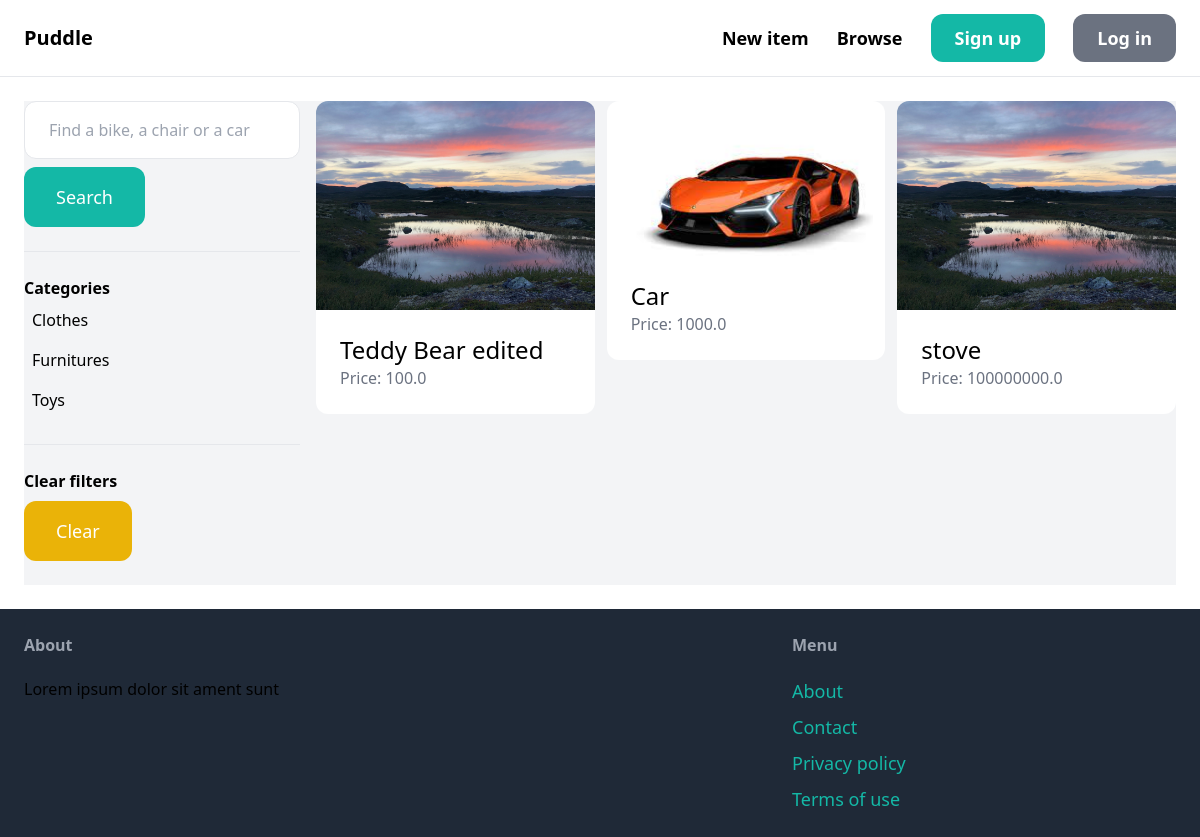
The app's page /items/ with its own data.
### item/models.py (models this page shows, shortened)
class Category(models.Model):
    name = models.CharField(max_length=255)
    class Meta:
        ordering = ('name',)
        verbose_name_plural = "Categories"

class Item(models.Model):
    category = models.ForeignKey(Category, related_name="items", on_delete=models.CASCADE)
    name = models.CharField(max_length=255)
    description = models.TextField(blank=True, null=True)
    price = models.FloatField()
    image = models.ImageField(upload_to="item_images", blank=True, null=True)
    is_sold = models.BooleanField(default=False)
    created_at = models.DateTimeField(auto_now_add=True)
    created_by = models.ForeignKey(User, related_name="items", on_delete=models.CASCADE)

### item/views.py (the view)
# urls.py: path("", views.items, name="items"),
def items(request):
    query = request.GET.get("query", "")
    category_id = request.GET.get("category", 0)
    categories = Category.objects.all()
    items = Item.objects.filter(is_sold=False)
    if category_id:
        items = items.filter(category_id=category_id)
    if query:
        items = items.filter(Q(name__icontains=query) | Q(description__icontains=query)) # case insensitive
    return render(request, "item/items.html", {
        "items": items,
        "query": query,
        "categories": categories,
        "category_id": int(category_id),
    })

### item/templates/item/items.html (shortened to what this page needs)
{% extends "core/base.html" %}
{% block content %}
    <div class="pb-6 grid grid-cols-4 gap-4 bg-gray-100">
        <div class="col-span-1">
            <form method="get" action="{% url 'item:items' %}">
                <input name="query" class="w-full py-4 px-6 border rounded-xl" type="text" value="{{ query }}", placeholder="Find a bike, a chair or a car">
                <button class="mt-2 py-4 px-8 text-lg bg-teal-500 text-white rounded-xl">Search</button>
            </form>
            <hr class="my-6">
            <p class="font-semibold">Categories</p>
            <ul>
                {% for category in categories %}
                    <li class="py-2 px-2 rounded-xl{% if category.id == category_id %} bg-gray-200{% endif %}">
                        <a href="{% url 'item:items' %}?query={{ query }}&category={{ category.id }}">{{ category.name }}</a>
                    </li>
                {% endfor %}
            </ul>
            <hr class="my-6">
            <p class="font-semibold">Clear filters</p>
            <ul>
                <li><a href="{% url 'item:items' %}" class="mt-2 py-4 px-8 inline-block bg-yellow-500 text-lg rounded-xl text-white">Clear</a></li>
            </ul>
        </div>
        <div class="col-span-3">
            <div class="grid grid-cols-3 gap-3">
            {%  for item in items %}
                <div>
                    <a href="{% url 'item:detail' item.id%}">
                        <div>
                            <img src="{{  item.image.url }}" class="rounded-t-xl">
                        </div>
                        <div class="p-6 bg-white rounded-b-xl">
                            <h2 class="text-2xl">{{  item.name }}</h2>
                            <p class="text-gray-500">Price: {{ item.price }}</p>
                        </div>
                    </a>
                </div>
            {%  endfor %}
            </div>
        </div>
    </div>
{% endblock %}

### records on screen
Category: name "Clothes"
Category: name "Furnitures"
Category: name "Toys"
Item: image (picture), name "Teddy Bear edited", price "100.0"
Item: image (picture), name "Car", price "1000.0"
Item: image (picture), name "stove", price "100000000.0"
